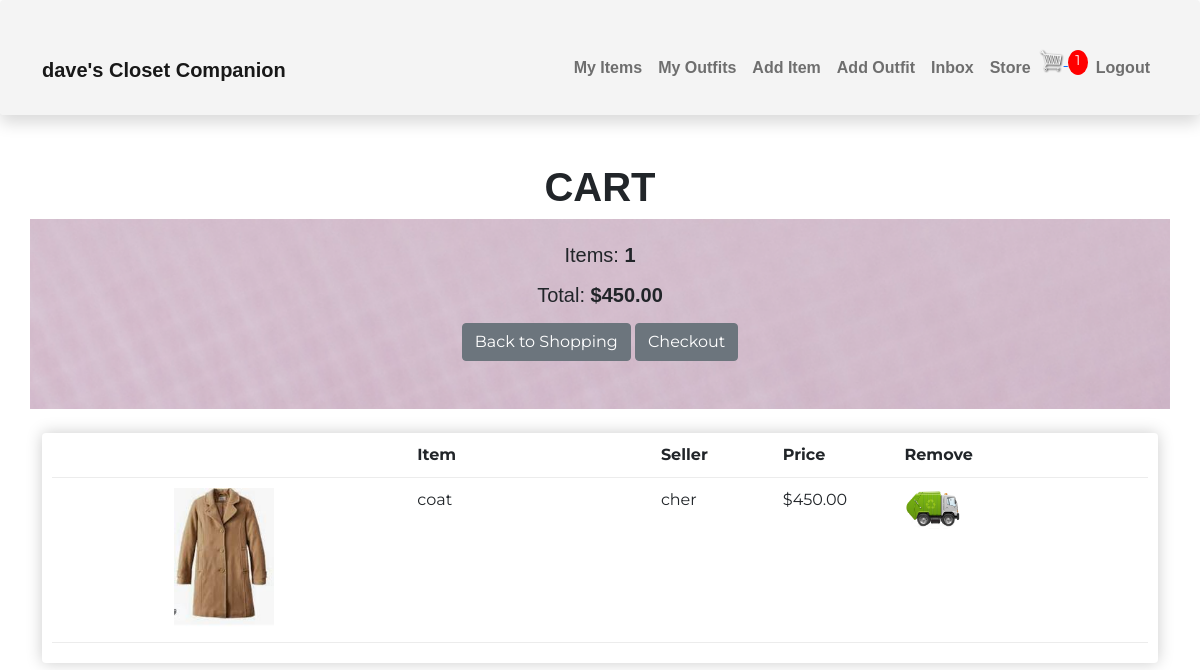
The page /store/cart/ (signed in) on the database as committed earlier.
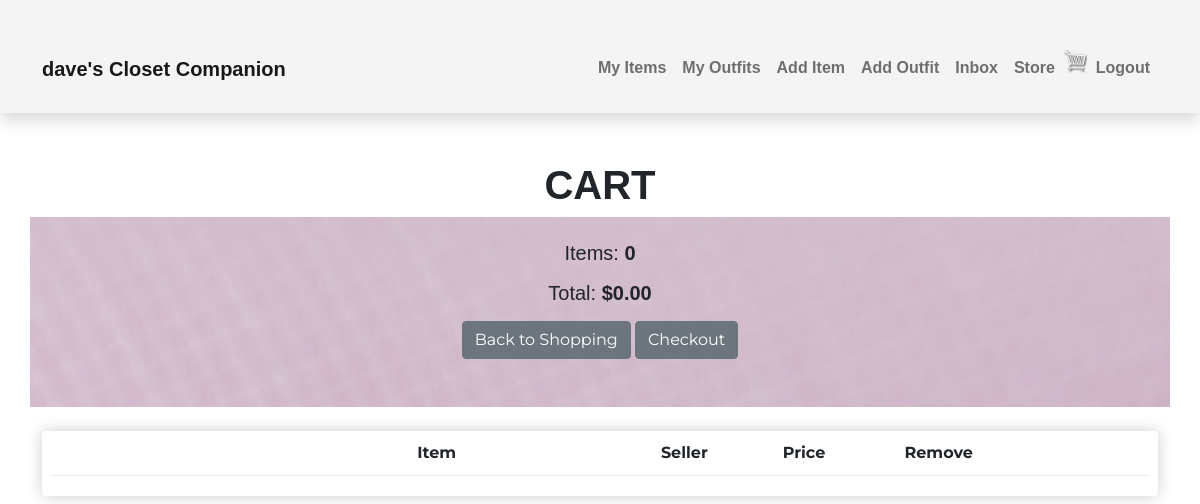
The same page on the database as committed later.
### store/models.py (models this page shows, shortened)
class Order(models.Model):
    customer = models.ForeignKey(Profile, on_delete=models.CASCADE, null=True, blank=True)
    date_ordered = models.DateTimeField(auto_now_add=True)
    complete = models.BooleanField(default=False)
    transaction_id = models.CharField(max_length=100, null=True)
    @property
    def get_cart_total(self):
        orderitems = self.orderitem_set.all()
        total = sum([item.get_total for item in orderitems])
        return total
    @property
    def get_cart_items(self):
        orderitems = self.orderitem_set.all()
        total = sum([item.quantity for item in orderitems])
        return total

class OrderItem(models.Model):
    item = models.ForeignKey(Item, on_delete = models.SET_NULL, null=True)
    order = models.ForeignKey(Order, on_delete=models.SET_NULL, null=True)
    quantity = models.IntegerField(default=0, null=True, blank=True)
    date_added = models.DateTimeField(auto_now_add=True)
    @property
    def get_total(self):
        total = self.item.price * self.quantity
        return total

### wardrobe/models.py (models this page shows, shortened)
class Item(models.Model):
    top = 'top'
    bottom = 'bottom'
    dress = 'dress'
    shoe = 'shoe'
    outerwear = 'outerwear'
    handbag = 'handbag'
    other = 'other'
    item_type = [
        (top, 'top'),
        (bottom, 'bottom'),
        (dress, 'dress'),
        (shoe, 'shoe'),
        (outerwear, 'outerwear'),
        (handbag, 'handbag'),
        (other, 'other'),
    ]
    owner = models.ForeignKey(Profile, null=True, blank=True, on_delete=models.CASCADE)
    name = models.CharField(max_length=100)
    description = models.TextField(max_length=300, blank=True, null=True)
    type = models.CharField(max_length=100, choices = item_type, default=shoe)
    image = ResizedImageField(size=[961, 1140], blank=True, null=True, upload_to="images", default="images/itemdefault.jpg")
    url = models.URLField(max_length=200, blank=True, null=True)
    sell = models.BooleanField(default=False)
    price = models.DecimalField(max_digits=7, decimal_places=2, blank=True, null=True)
    tags = models.ManyToManyField('Tag', blank=True)
    created = models.DateTimeField(auto_now_add=True)
    id = models.UUIDField(default=uuid.uuid4, unique=True, primary_key=True, editable=False)
    @property
    def imageURL(self):
        try:
            url = self.image.url
        except:
            url = ''
        return url

### user/models.py (models this page shows)
class Profile(models.Model):
    user = models.OneToOneField(
        User, on_delete=models.CASCADE, null=True, blank=True)
    name = models.CharField(max_length=200, blank=True, null=True)
    email = models.EmailField(max_length=500, blank=True, null=True)
    username = models.CharField(max_length=200, blank=True, null=True)
    created = models.DateTimeField(auto_now_add=True)
    id = models.UUIDField(default=uuid.uuid4, unique=True,
                          primary_key=True, editable=False)
    def __str__(self):
        return str(self.username)

### store/views.py (the view)
# urls.py: path('cart/', views.cart, name="cart"),
@login_required(login_url="login")
def cart(request):
    data = cartData(request)
    cartItems = data['cartItems']
    order = data['order']
    orderItems = data['orderItems']
    context = {'orderItems': orderItems, 'order': order, 'cartItems': cartItems}
    return render(request, 'store/cart.html', context)

### store/utils.py (called while the page is built)
def cartData(request):
	if request.user.is_authenticated:
		customer = request.user.profile
		order, created = Order.objects.get_or_create(customer=customer, complete=False)
		orderItems = order.orderitem_set.all()
		cartItems = order.get_cart_items
	else:
		return redirect('login')
	return {'cartItems': cartItems ,'order': order, 'orderItems': orderItems}

### store/templates/store/cart.html (shortened to what this page needs)
{% extends 'main.html' %}
{% load static %}
{% block content %}
<div class="container">
    <div class="row">
        <div class="col">
            <div class="text-center">
                <h1 class="fw-bold">CART</h1>
            </div>
            <div class="texture row text-center">
                <h5 class="pt-4">Items: <strong>{{order.get_cart_items}}</strong></h5>
                <h5 class="py-2">Total: <strong>${{order.get_cart_total|floatformat:2}}</strong></h5>
                <div class="col text-center pb-5">
                <a href="{% url 'store' %}" class="btn btn-secondary">Back to Shopping</a>
                <a class="btn btn-secondary" href="{% url 'checkout' %}">Checkout</a>
                </div>
            </div>
            <br>
            <div class="box-element">
                <div class="cart-row">
                    <div style="flex:3"></div>
                    <div style="flex:2"><strong>Item</strong></div>
                    <div style="flex:1"><strong>Seller</strong></div>
                    <div style="flex:1"><strong>Price</strong></div>
                    <div style="flex:1"><strong>Remove</strong></div>
                    <div style="flex:1"></div>
                </div>
                {% for orderItem in orderItems %}
                <div class="cart-row">
                    <div style="flex:1"></div>
                    {% if orderItem.item.url %}
                    <div style="flex:2"><img class="row-image" src="{{orderItem.item.url}}"></div>
                    {% else %}
                    <div style="flex:2"><img class="row-image" src="{{orderItem.item.imageURL}}"></div>
                    {% endif %}
                    <div class="stretch" style="flex:2">{{orderItem.item.name}}</div>
                    <div style="flex:1">{{orderItem.item.owner}}</div>
                    <div style="flex:1">${{orderItem.get_total}}</div>
                    <div style="flex:1">
                        <div class="quantity">
                            <img data-product="{{orderItem.item.id}}" data-action = "remove" src="{% static 'images/truck.png' %}" class="chg-quantity update-cart">
                        </div>
                    </div>
                    <div style="flex:1"></div>
                </div>
                {% endfor %}
            </div>
        </div>
    </div>
</div>
{% endblock %}

### templates/navbar.html (shortened to what this page needs)
{% load static %}
<nav class="navbar navbar-expand-lg navbar-light pt-5 pb-4 shadow p-3 mb-5 rounded nav-background">
    <div class="container-lg">
        <a class="navbar-brand" href="/">
        {% if request.user.is_authenticated %}
        <span class="nav-text fw-bold">
            {{request.user.profile.username}}'s Closet Companion
        </span>
        </a>
        {% else %}
        <a class="navbar-brand" href="/">
        <span class="nav-text fw-bold">
            Closet Companion
        </span>
        </a>
        {% endif %}
        <div class="collapse navbar-collapse justify-content-end align-center" id="main-nav">
        {% if request.user.is_authenticated %}
        <ul class="navbar-nav">
            <li class="nav-item">
            <a class="nav-link nav-text fw-bold" href="{% url 'items' %}">My Items</a></span>
            </li>
            <li class="nav-item">
            <a class="nav-link nav-text fw-bold" href="{% url 'outfits' %}">My Outfits</a></span>
            </li>
            <li class="nav-item d-none d-md-inline">
            <a class="nav-link nav-text fw-bold" href="{% url 'create-item' %}">Add Item</a>
            </li>
            <li class="nav-item d-none d-md-inline">
            <a class="nav-link nav-text fw-bold" href="{% url 'create-outfit' %}">Add Outfit</a>
            </li>
            <li class="nav-item">
            <a class="nav-link nav-text fw-bold" href="{% url 'inbox' %}">Inbox</a>
            </li>
            <li class="nav-item d-none d-md-inline">
            <a class="nav-link nav-text fw-bold" href="{% url 'store' %}">Store</a>
            </li>
            <div>
                <a href="{% url 'cart' %}">
                <img class="menu-icon" width="30px" id='cart-icon' src="{% static 'images/cart.png' %}" alt="">
                </a>
                {% if cartItems %}
                <p id="cart-total">{{cartItems}}</p>
                {% else %}
                <p></p>
                {% endif %}
            </div>
            <li class="nav-item">
            <a class="nav-link nav-text fw-bold" href="{% url 'logout' %}">Logout</a>
            </li>
        </ul>
        {% endif %}
        </div>
    </div>
</nav>

Rows that differ between the two databases and show on the page:
no longer on this page (row edited): Order: get_cart_items "1", get_cart_total "450.00"
removed OrderItem: item.imageURL (picture), item.name "coat", item.owner "cher", get_total "450.00"
added Order: get_cart_items "0", get_cart_total "0.00"
Other text that changed with them:
{{ cartItems }}: "1" → (not shown)
